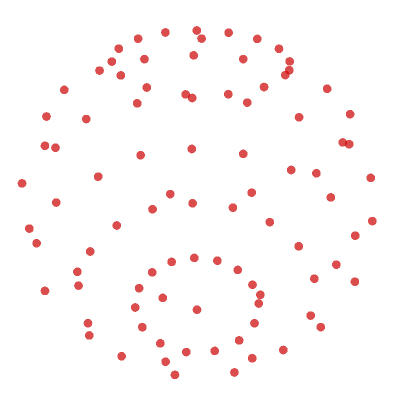

Source (notebook cell):
### Markdown cell above
The mesh's polygons are defined by defining connections between groups of three nodes. We will define the UV spheroid from three types of polygon: top, middle, and bottom.

### Code cell
N_LAT = 8
N_LON = 15
nodes = uv_sphere_nodes(n_lat=N_LAT, n_lon=N_LON)

show_poly_3d(nodes=nodes)
#create_poly_3d_gif('./image/uv_spheroid_nodes.gif', nodes=nodes, duration=2)
